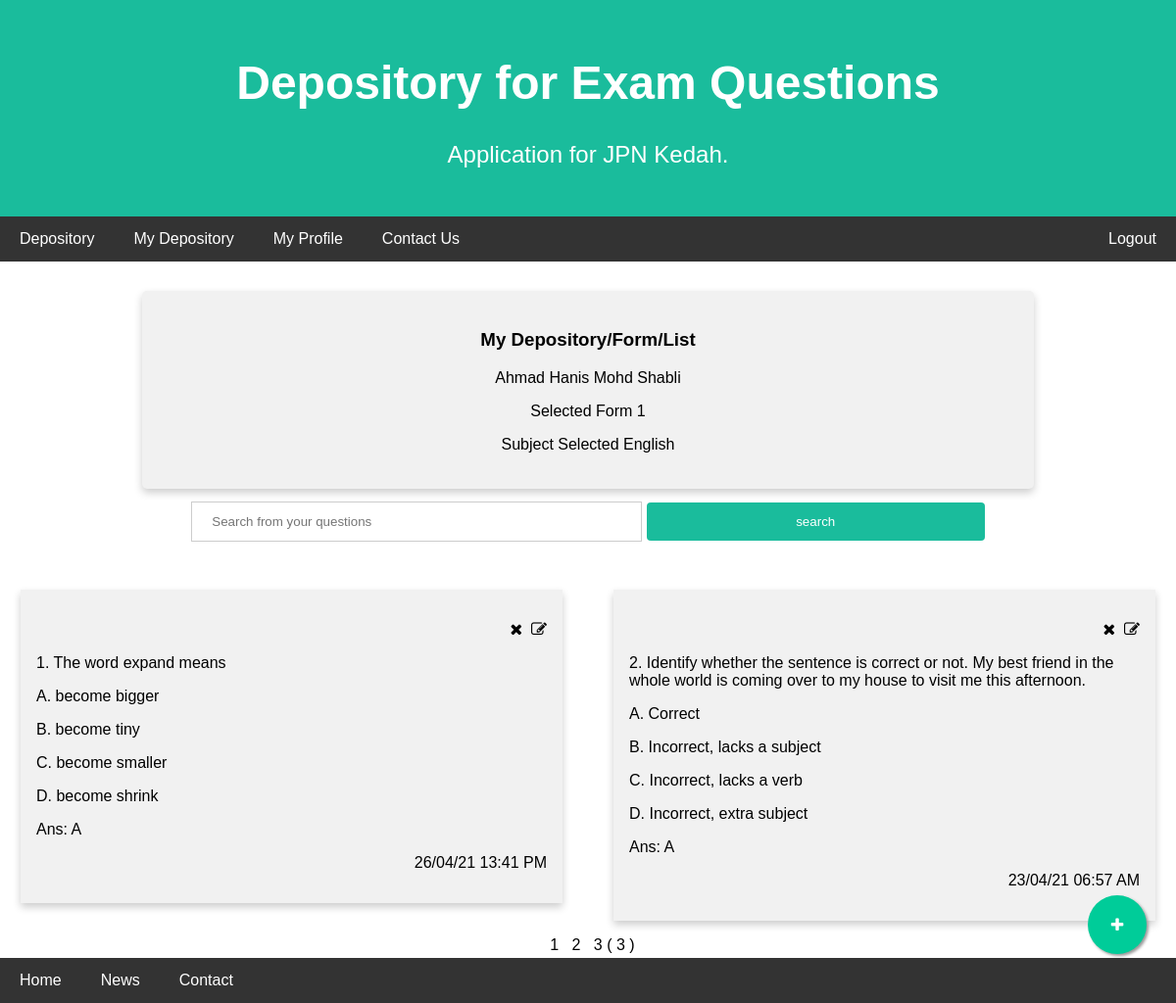
Page /php/myquestionslist.php?pageno=3&yearform=Form 1&subject=English (signed in) on the committed database.
### tables this page shows
CREATE TABLE `tbl_questions` (
  `q_id` int(6) NOT NULL,
  `form` varchar(6) NOT NULL,
  `subject_name` varchar(30) NOT NULL,
  `user_email` varchar(60) NOT NULL,
  `question` varchar(500) NOT NULL,
  `ans_a` varchar(200) NOT NULL,
  `ans_b` varchar(200) NOT NULL,
  `ans_c` varchar(200) NOT NULL,
  `ans_d` varchar(200) NOT NULL,
  `ans` varchar(1) NOT NULL,
  `date_created` datetime(6) NOT NULL DEFAULT current_timestamp(6)
);

### php/myquestionslist.php (the view, shortened to what this page needs)
<?php
include_once("dbconnect.php");
if ($_SESSION["session_id"]) {
    $user_email = $_SESSION["email"];
    $name = $_SESSION["name"];
    $yearform = $_GET['yearform'];
    $subject = $_GET['subject'];
    $pageno = (int)$_GET['pageno'];
    $results_per_page = 10;
    $page_first_result = ($pageno - 1) * $results_per_page;
    if (isset($_GET['button'])) {
        if ($_GET['button'] === 'search') {
            $searchkey = addslashes($_GET['search']);
            $sqllistquestions = "SELECT * FROM tbl_questions WHERE user_email = '$user_email' AND form = '$yearform' AND subject_name = '$subject' AND question LIKE '%$searchkey%' ORDER BY date_created DESC";
        }
        if ($_GET['button'] === 'delete') {
            $qid = $_GET['qid'];
            $sqldelete = "DELETE FROM tbl_questions WHERE q_id='$qid' AND user_email = '$user_email'";
            $stmt = $conn->prepare($sqldelete);
            if ($stmt->execute()) {
                echo "<script> alert('Delete Success')</script>";
            } else {
                echo "<script> alert('Delete Failed')</script>";
            }
            $sqllistquestions = "SELECT * FROM tbl_questions WHERE user_email = '$user_email' AND form = '$yearform' AND subject_name = '$subject' ORDER BY date_created DESC";
        }
    } else {
        $sqllistquestions = "SELECT * FROM tbl_questions WHERE user_email = '$user_email' AND form = '$yearform' AND subject_name = '$subject' ORDER BY date_created DESC";
    }
    $stmt = $conn->prepare($sqllistquestions);
    $stmt->execute();
    $rows = $stmt->fetchAll();
    $number_of_result = $stmt->rowCount();
    $number_of_page = ceil($number_of_result / $results_per_page);
    $sqllistquestionswithlimit = $sqllistquestions . " LIMIT $page_first_result , $results_per_page";
    $stmt = $conn->prepare($sqllistquestionswithlimit);
    $stmt->execute();
    $rows = $stmt->fetchAll();
} else {
    echo "<script> alert('Session not available. Please login')</script>";
    echo "<script> window.location.replace('../html/login.html')</script>";
}
?>
<!DOCTYPE html>
<html>
<head>
    <link rel="stylesheet" href="../css/style.css">
    <link rel="stylesheet" href="https://maxcdn.bootstrapcdn.com/font-awesome/4.5.0/css/font-awesome.min.css">
    <link rel="stylesheet" href="https://cdnjs.cloudflare.com/ajax/libs/font-awesome/4.7.0/css/font-awesome.min.css">
</head>
<body>
    <div class="header">
        <h1>Depository for Exam Questions</h1>
        <p>Application for JPN Kedah.</p>
    </div>
    <div class="topnavbar" id="myTopnav">
        <a href="depository.php">Depository</a>
        <a href="mydepository.php">My Depository</a>
        <a href="#">My Profile</a>
        <a href="#">Contact Us</a>
        <a href="../html/login.html" onclick="logout()" class="right">Logout</a>
    </div>
    <div class="main">
        <div class="row-single">
            <div class="card-header" type="submit">
                <h3>My Depository/Form/List</h3>
                <p><?php echo $name ?></p>
                <?php
                echo "<p> Selected " . $yearform . "</p>";
                echo "<p>Subject Selected " . $subject . "</p>";
                ?>
            </div>
        </div>
        <form action="myquestionslist.php" align="center">
            <input type="search" id="idsearch" name="search" placeholder="Search from your questions" />
            <button type="submit" name="button" value="search">search</button>
        </form>
    </div>
    <?php
    $num = 1;
    echo "<div class='row-question'>";
    foreach ($rows as $question) {
        $qid = $question['q_id'];
        echo "<div class='column-question'>";
        echo " <div class='card-question'>";
        echo "<p align='right'><a href='myquestionslist.php?button=delete&yearform=$yearform&subject=$subject&qid=$qid&pageno=1'
        class='fa fa-remove' onclick='return deleteDialog()'></a>&nbsp&nbsp<a href='editquestion.php?yearform=$yearform&subject=$subject&qid=$qid&pageno=1'
        class='fa fa-edit''></a></p>";
        echo "<p align='left'>" . $num++ . ". " . ($question['question']) . "</p>";
        echo "<p align='left'>A.  " . ($question['ans_a']) . "</p>";
        echo "<p align='left'>B.  " . ($question['ans_b']) . "</p>";
        echo "<p align='left'>C.  " . ($question['ans_c']) . "</p>";
        echo "<p align='left'>D.  " . ($question['ans_d']) . "</p>";
        echo "<p align='left'>Ans:  " . ($question['ans']) . "</p>";
        echo "<p align='right'>" . date_format(date_create($question['date_created']), 'd/m/y H:i A') . "</p>";
        echo "</div>";
        echo "</div>";
    }
    echo "</div>";
    echo "<div class='row-pages'>";
    echo"<center>";
    for ($page = 1; $page <= $number_of_page; $page++) {
        echo '<a href = "myquestionslist.php?pageno=' . $page . '&yearform=' . $yearform . '&subject=' . $subject . '">&nbsp&nbsp' . $page . ' </a>';
    }
    echo " ( ".$pageno." )";
    echo"</center>";
    echo "</div>";
    ?>
    <a href="newquestion.php?yearform=<?php echo $yearform ?>&subject=<?php echo $subject ?>&pageno=<?php echo $pageno ?>" class="float">
        <i class="fa fa-plus my-float"></i>
    </a>
    <div class="bottomnavbar">
        <a href="../index.html">Home</a>
        <a href="#news">News</a>
        <a href="#contact">Contact</a>
    </div>
</body>
</html>

### css/style.css (style rules this page uses)
* { box-sizing: border-box; }
body { font-family: Arial, Helvetica, sans-serif; margin-top: 0; margin-left: 0; margin-right: 0; margin-bottom: 50px; align-items: center; }
.header { padding: 25px; text-align: center; background: #1abc9c; color: white; }
.topnavbar { overflow: hidden; background-color: #333; width: 100%; }
.topnavbar a { float: left; display: block; color: white; text-align: center; padding: 14px 20px; text-decoration: none; }
.topnavbar a.right { float: right; }
.bottomnavbar { overflow: hidden; background-color: #333; width: 100%; position: fixed; bottom: 0; width: 100%; }
.bottomnavbar a { float: left; display: block; color: white; text-align: center; padding: 14px 20px; text-decoration: none; }
.main { -ms-flex: 100%; flex: 100%; background-color: rgb(255, 255, 255); padding: 25px; text-align: center; }
.column-question { float: left; width: 50%; padding: 0 10px; }
.row-question { margin: 0 -5px; }
.row-question:after { content: ""; display: table; clear: both; }
.card-question { box-shadow: 0 4px 8px 0 rgba(0, 0, 0, 0.2); padding: 16px; text-align: center; background-color: #f1f1f1; margin: 16px; }
a { text-decoration: none; color: black; }
@media screen and (min-width: 601px) { .header h1 { font-size: 4vw; } }
@media screen and (min-width: 601px) { .header p { font-size: 2vw; } }
@media screen and (min-width: 601px) { .main { padding: 20px; width: 100%; } }
@media screen and (min-width: 601px) { input[type=search] { width: 40%; } }
@media screen and (min-width: 601px) { button[type=submit] { width: 30%; } }
@media screen and (min-width: 601px) { .row-single { width: 80%; } }
@media screen and (min-width: 601px) { .main { -ms-flex: 100%; flex: 100%; background-color: rgb(255, 255, 255); padding: 25px; text-align: center; } }
button[type=submit] { background-color: #1abc9c; color: white; padding: 12px 20px; border: none; border-radius: 4px; cursor: pointer; }
input[type=search] { padding: 12px 20px; margin: 8px 0; display: inline-block; border: 1px solid #ccc; box-sizing: border-box; }
.row-single:after { content: ""; display: table; clear: both; }
.row-single { padding: 5px; text-align: center; display: inline-block; }
.card-header { box-shadow: 0 4px 8px 0 rgba(0, 0, 0, 0.2); padding: 20px; text-align: center; background-color: #f1f1f1; transition: 0.3s; border-radius: 5px; }
.float { position: fixed; width: 60px; height: 60px; bottom: 50px; right: 30px; background-color: #0C9; color: #FFF; border-radius: 50px; text-align: center; box-shadow: 2px 2px 3px #999; }
.my-float { margin-top: 22px; }

### rows in the picture
tbl_questions: question "The word expand means", ans_a "become bigger", ans_b "become tiny", ans_c "become smaller", ans_d "become shrink", ans "A", date_created "26/04/21 13:41 PM"
tbl_questions: question "Identify whether the sentence is correct or not. My best friend in the whole world is coming over to my house to visit me this afternoon.", ans_a "Correct", ans_b "Incorrect, lacks a subject", ans_c "Incorrect, lacks a verb", ans_d "Incorrect, extra subject", ans "A", date_created "23/04/21 06:57 AM"

### other values in the picture
$name "Ahmad Hanis Mohd Shabli"
$yearform "Form 1"
$subject "English"
$pageno "3"
